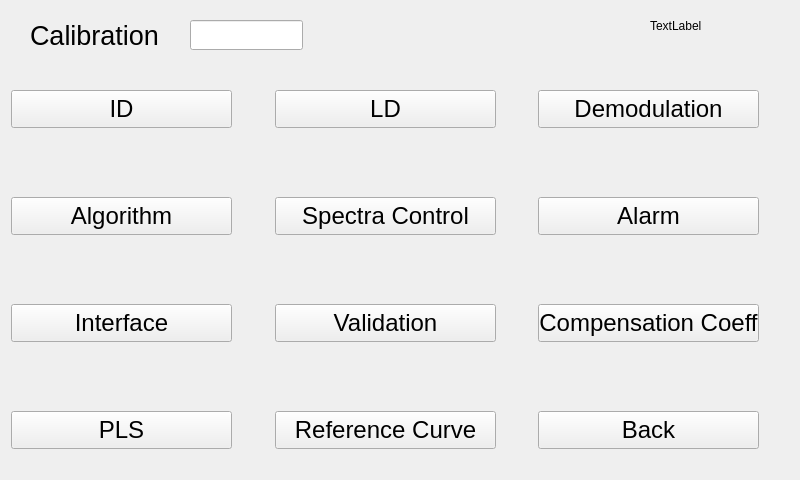
<?xml version="1.0" encoding="UTF-8"?>
<ui version="4.0">
 <class>calibrationDlg</class>
 <widget class="QWidget" name="calibrationDlg">
  <property name="geometry">
   <rect>
    <x>0</x>
    <y>0</y>
    <width>800</width>
    <height>480</height>
   </rect>
  </property>
  <property name="windowTitle">
   <string>Form</string>
  </property>
  <widget class="QLabel" name="label">
   <property name="geometry">
    <rect>
     <x>30</x>
     <y>10</y>
     <width>141</width>
     <height>51</height>
    </rect>
   </property>
   <property name="text">
    <string>&lt;html&gt;&lt;head/&gt;&lt;body&gt;&lt;p&gt;&lt;span style=&quot; font-size:20pt;&quot;&gt;Calibration&lt;/span&gt;&lt;/p&gt;&lt;/body&gt;&lt;/html&gt;</string>
   </property>
  </widget>
  <widget class="QLineEdit" name="lineEdit">
   <property name="geometry">
    <rect>
     <x>190</x>
     <y>20</y>
     <width>113</width>
     <height>30</height>
    </rect>
   </property>
   <property name="font">
    <font>
     <pointsize>16</pointsize>
    </font>
   </property>
  </widget>
  <widget class="QPushButton" name="ID">
   <property name="geometry">
    <rect>
     <x>11</x>
     <y>90</y>
     <width>221</width>
     <height>38</height>
    </rect>
   </property>
   <property name="font">
    <font>
     <pointsize>18</pointsize>
    </font>
   </property>
   <property name="text">
    <string>ID</string>
   </property>
  </widget>
  <widget class="QPushButton" name="LD">
   <property name="geometry">
    <rect>
     <x>275</x>
     <y>90</y>
     <width>221</width>
     <height>38</height>
    </rect>
   </property>
   <property name="font">
    <font>
     <pointsize>18</pointsize>
    </font>
   </property>
   <property name="text">
    <string>LD</string>
   </property>
  </widget>
  <widget class="QPushButton" name="demodulation">
   <property name="geometry">
    <rect>
     <x>538</x>
     <y>90</y>
     <width>221</width>
     <height>38</height>
    </rect>
   </property>
   <property name="font">
    <font>
     <pointsize>18</pointsize>
    </font>
   </property>
   <property name="text">
    <string>Demodulation</string>
   </property>
  </widget>
  <widget class="QPushButton" name="algorithm">
   <property name="geometry">
    <rect>
     <x>11</x>
     <y>197</y>
     <width>221</width>
     <height>38</height>
    </rect>
   </property>
   <property name="font">
    <font>
     <pointsize>18</pointsize>
    </font>
   </property>
   <property name="text">
    <string>Algorithm</string>
   </property>
  </widget>
  <widget class="QPushButton" name="spectrumselfregulate">
   <property name="geometry">
    <rect>
     <x>275</x>
     <y>197</y>
     <width>221</width>
     <height>38</height>
    </rect>
   </property>
   <property name="font">
    <font>
     <pointsize>18</pointsize>
    </font>
   </property>
   <property name="text">
    <string>Spectra Control</string>
   </property>
  </widget>
  <widget class="QPushButton" name="alarm">
   <property name="geometry">
    <rect>
     <x>538</x>
     <y>197</y>
     <width>221</width>
     <height>38</height>
    </rect>
   </property>
   <property name="font">
    <font>
     <pointsize>18</pointsize>
    </font>
   </property>
   <property name="text">
    <string>Alarm</string>
   </property>
  </widget>
  <widget class="QPushButton" name="interfaceandcommunication">
   <property name="geometry">
    <rect>
     <x>11</x>
     <y>304</y>
     <width>221</width>
     <height>38</height>
    </rect>
   </property>
   <property name="font">
    <font>
     <pointsize>18</pointsize>
    </font>
   </property>
   <property name="text">
    <string>Interface</string>
   </property>
  </widget>
  <widget class="QPushButton" name="verify">
   <property name="geometry">
    <rect>
     <x>275</x>
     <y>304</y>
     <width>221</width>
     <height>38</height>
    </rect>
   </property>
   <property name="font">
    <font>
     <pointsize>18</pointsize>
    </font>
   </property>
   <property name="text">
    <string>Validation</string>
   </property>
  </widget>
  <widget class="QPushButton" name="calibrationparameter">
   <property name="geometry">
    <rect>
     <x>538</x>
     <y>304</y>
     <width>221</width>
     <height>38</height>
    </rect>
   </property>
   <property name="font">
    <font>
     <pointsize>18</pointsize>
    </font>
   </property>
   <property name="text">
    <string>Compensation Coeff</string>
   </property>
  </widget>
  <widget class="QPushButton" name="PLS">
   <property name="geometry">
    <rect>
     <x>11</x>
     <y>411</y>
     <width>221</width>
     <height>38</height>
    </rect>
   </property>
   <property name="font">
    <font>
     <pointsize>18</pointsize>
    </font>
   </property>
   <property name="text">
    <string>PLS</string>
   </property>
  </widget>
  <widget class="QPushButton" name="back">
   <property name="geometry">
    <rect>
     <x>538</x>
     <y>411</y>
     <width>221</width>
     <height>38</height>
    </rect>
   </property>
   <property name="font">
    <font>
     <pointsize>18</pointsize>
    </font>
   </property>
   <property name="text">
    <string>Back</string>
   </property>
  </widget>
  <widget class="QLabel" name="dateTime">
   <property name="geometry">
    <rect>
     <x>650</x>
     <y>20</y>
     <width>54</width>
     <height>12</height>
    </rect>
   </property>
   <property name="text">
    <string>TextLabel</string>
   </property>
  </widget>
  <widget class="QPushButton" name="referencecurve">
   <property name="geometry">
    <rect>
     <x>275</x>
     <y>411</y>
     <width>221</width>
     <height>38</height>
    </rect>
   </property>
   <property name="font">
    <font>
     <pointsize>18</pointsize>
    </font>
   </property>
   <property name="text">
    <string>Reference Curve</string>
   </property>
  </widget>
 </widget>
 <resources/>
 <connections/>
</ui>
